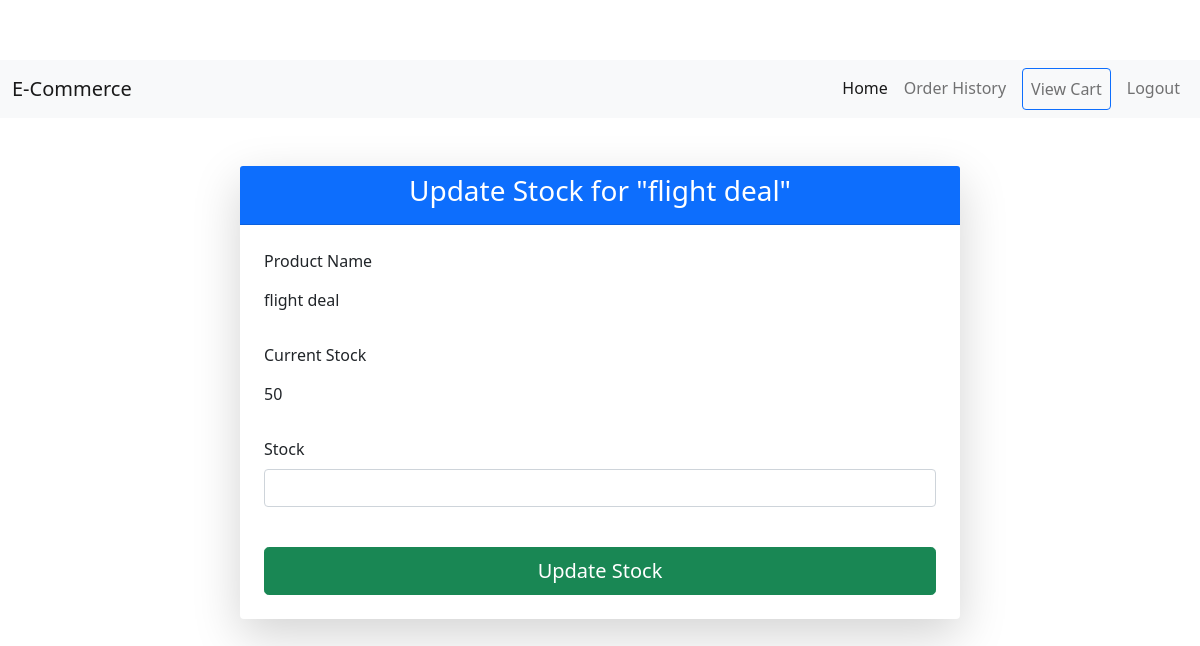
Page /admin/product/update/1 (signed in) on the earlier database version.
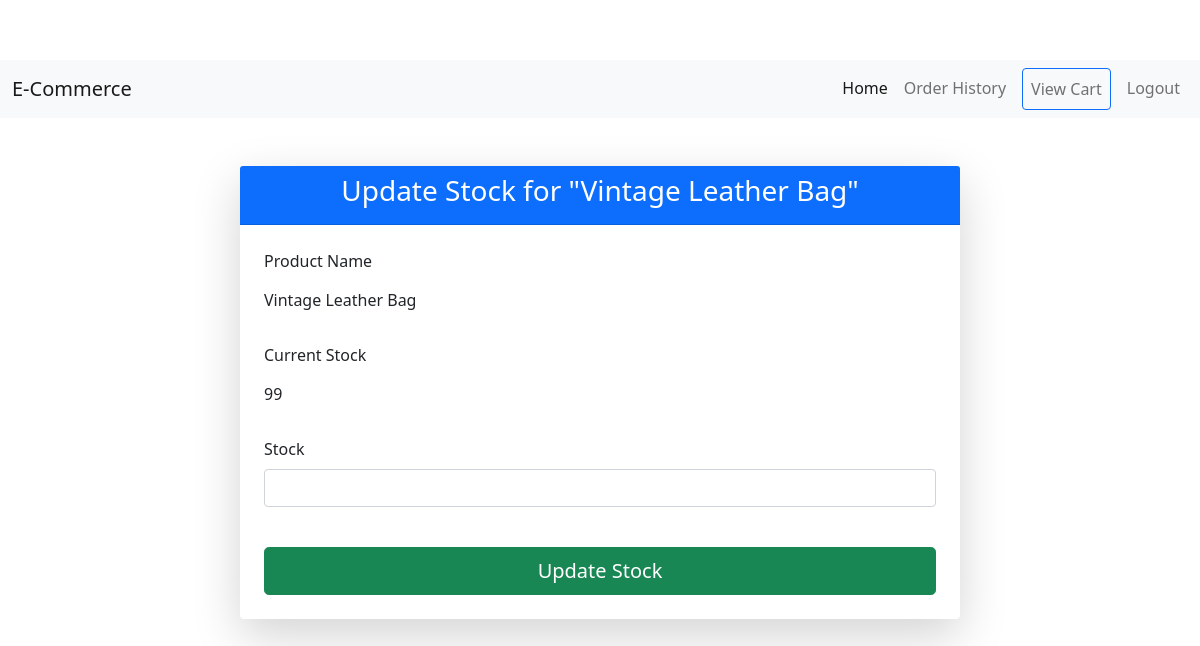
Same page on the later database version.
### model.py (models this page shows)
class Product(db.Model):
    __tablename__ = 'products'
    id: Mapped[int] = mapped_column(Integer, primary_key=True)
    name: Mapped[str] = mapped_column(String(250), unique=True, nullable=False)
    stocks: Mapped[int] = mapped_column(Integer, nullable=False)
    description: Mapped[str] = mapped_column(String(300), nullable=False)
    detail: Mapped[str] = mapped_column(String(250), nullable=False)
    category_id: Mapped[int] = mapped_column(Integer, db.ForeignKey('categories.id'))
    price: Mapped[int] = mapped_column(Integer, nullable=False)
    image_url: Mapped[str] = mapped_column(String(250), nullable=True)
    category = relationship('Category', back_populates='products')
    order_items = relationship('OrderItem', back_populates='product')
    cart_items = relationship('CartItem', back_populates='product')

### main.py (the view)
@app.route('/admin/product/update/<int:product_id>', methods=['GET', 'POST'])
@admin_only
def update_product_stock(product_id):
    product = Product.query.get(product_id)
    form = UpdateProductForm()
    if form.validate_on_submit():
        product.stock = form.stock.data
        db.session.commit()
        return redirect(url_for('admin_dashboard'))
    return render_template('update_product_stock.html', form=form, product=product)

### forms.py
class UpdateProductForm(FlaskForm):
    stocks = IntegerField('Stock', validators=[DataRequired(), NumberRange(min=0)])
    submit = SubmitField('Update Stock')

### main.py (called while the page is built)
@login_manager.user_loader
def load_user(user_id):
    return db.get_or_404(User, user_id)

def admin_only(f):
    @wraps(f)
    def decorated_function(*args, **kwargs):
        if current_user.id != 1:
            return abort(403)
        return f(*args, **kwargs)
    return decorated_function

### templates/update_product_stock.html (shortened to what this page needs)
{% extends 'base.html' %}
{% block content %}
<div class="container mt-5">
    <div class="row justify-content-center">
        <div class="col-md-8">
            <div class="card shadow-lg border-0">
                <div class="card-header bg-primary text-white text-center">
                    <h3>Update Stock for "{{ product.name }}"</h3>
                </div>
                <div class="card-body p-4">
                    <form method="POST" action="{{ url_for('update_product_stock', product_id=product.id) }}">
                        <div class="form-group mb-4">
                            <label for="name" class="form-label">Product Name</label>
                            <input type="text" class="form-control-plaintext" id="name" value="{{ product.name }}" readonly>
                        </div>
                        <div class="form-group mb-4">
                            <label for="current_stock" class="form-label">Current Stock</label>
                            <input type="number" class="form-control-plaintext" id="current_stock" value="{{ product.stocks }}" readonly>
                        </div>
                        <div class="form-group mb-4">
                            {{ form.stocks.label(class="form-label") }}
                            {{ form.stocks(class="form-control") }}
                        </div>
                        <button type="submit" class="btn btn-success btn-lg w-100 mt-3">Update Stock</button>
                    </form>
                </div>
            </div>
        </div>
    </div>
</div>
{% endblock %}

Differences in the rows shown:
changed Product: name "flight deal" → "Vintage Leather Bag"; stocks "50" → "99"
